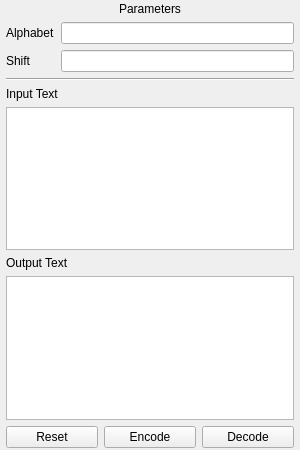
<?xml version="1.0" encoding="UTF-8"?>
<ui version="4.0">
 <class>ModulePage</class>
 <widget class="QWidget" name="ModulePage">
  <property name="geometry">
   <rect>
    <x>0</x>
    <y>0</y>
    <width>300</width>
    <height>450</height>
   </rect>
  </property>
  <property name="windowTitle">
   <string>Form</string>
  </property>
  <layout class="QVBoxLayout" name="verticalLayout">
   <property name="spacing">
    <number>6</number>
   </property>
   <property name="leftMargin">
    <number>6</number>
   </property>
   <property name="topMargin">
    <number>2</number>
   </property>
   <property name="rightMargin">
    <number>6</number>
   </property>
   <property name="bottomMargin">
    <number>2</number>
   </property>
   <item>
    <widget class="QLabel" name="label_3">
     <property name="sizePolicy">
      <sizepolicy hsizetype="Preferred" vsizetype="Preferred">
       <horstretch>0</horstretch>
       <verstretch>0</verstretch>
      </sizepolicy>
     </property>
     <property name="minimumSize">
      <size>
       <width>0</width>
       <height>0</height>
      </size>
     </property>
     <property name="maximumSize">
      <size>
       <width>16777215</width>
       <height>16777215</height>
      </size>
     </property>
     <property name="font">
      <font>
       <weight>50</weight>
       <bold>false</bold>
       <kerning>true</kerning>
      </font>
     </property>
     <property name="text">
      <string>Parameters</string>
     </property>
     <property name="alignment">
      <set>Qt::AlignCenter</set>
     </property>
    </widget>
   </item>
   <item>
    <layout class="QGridLayout" name="gridLayout">
     <item row="0" column="1">
      <widget class="QLineEdit" name="input_alphabet"/>
     </item>
     <item row="0" column="0">
      <widget class="QLabel" name="label">
       <property name="font">
        <font>
         <weight>50</weight>
         <bold>false</bold>
        </font>
       </property>
       <property name="text">
        <string>Alphabet</string>
       </property>
      </widget>
     </item>
     <item row="1" column="0">
      <widget class="QLabel" name="label_2">
       <property name="font">
        <font>
         <weight>50</weight>
         <bold>false</bold>
        </font>
       </property>
       <property name="text">
        <string>Shift</string>
       </property>
      </widget>
     </item>
     <item row="1" column="1">
      <widget class="QLineEdit" name="input_shift"/>
     </item>
    </layout>
   </item>
   <item>
    <widget class="Line" name="line_2">
     <property name="orientation">
      <enum>Qt::Horizontal</enum>
     </property>
    </widget>
   </item>
   <item>
    <widget class="QLabel" name="label_4">
     <property name="font">
      <font>
       <weight>50</weight>
       <bold>false</bold>
      </font>
     </property>
     <property name="text">
      <string>Input Text</string>
     </property>
    </widget>
   </item>
   <item>
    <widget class="QPlainTextEdit" name="input_plaintext">
     <property name="maximumSize">
      <size>
       <width>16777215</width>
       <height>16777215</height>
      </size>
     </property>
    </widget>
   </item>
   <item>
    <widget class="QLabel" name="label_5">
     <property name="font">
      <font>
       <weight>50</weight>
       <bold>false</bold>
      </font>
     </property>
     <property name="text">
      <string>Output Text</string>
     </property>
    </widget>
   </item>
   <item>
    <widget class="QTextBrowser" name="output_ciphertext">
     <property name="maximumSize">
      <size>
       <width>16777215</width>
       <height>16777215</height>
      </size>
     </property>
    </widget>
   </item>
   <item>
    <layout class="QGridLayout" name="gridLayout_2">
     <item row="0" column="0">
      <widget class="QPushButton" name="resetButton">
       <property name="text">
        <string>Reset</string>
       </property>
      </widget>
     </item>
     <item row="0" column="1">
      <widget class="QPushButton" name="encodeButton">
       <property name="text">
        <string>Encode</string>
       </property>
      </widget>
     </item>
     <item row="0" column="2">
      <widget class="QPushButton" name="decodeButton">
       <property name="text">
        <string>Decode</string>
       </property>
      </widget>
     </item>
    </layout>
   </item>
  </layout>
 </widget>
 <resources/>
 <connections/>
</ui>
